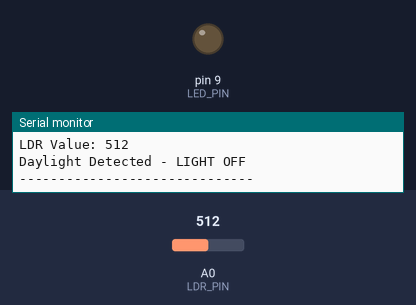
Bench run of a sketch on a simulated Arduino Uno, built with avr-gcc and run on an emulated ATmega328P. On the bench: output pins drawn as LEDs (lit = HIGH), the last lines printed to the serial monitor. The inputs (shaded band) are chosen by the test bench; at power-on: A0 (LDR_PIN) = 512.

Above: at 1.3 s.
1.4 s: A0 (LDR_PIN) set to 487
At 1.9 s:
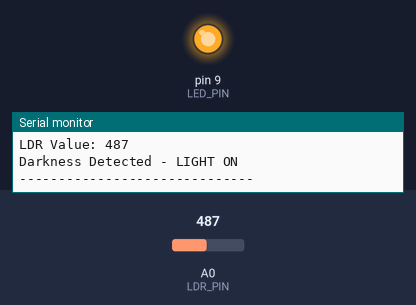
3.1 s: A0 (LDR_PIN) set to 510
At 4.3 s:
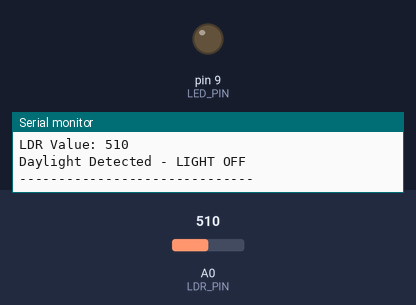
4.6 s: A0 (LDR_PIN) set to 490
At 6.1 s:
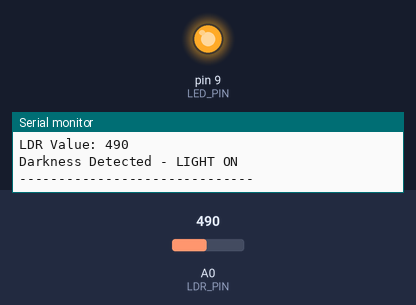
Timing chart, 0 to 7.6 s (numbered marks = the images above; inputs shaded):
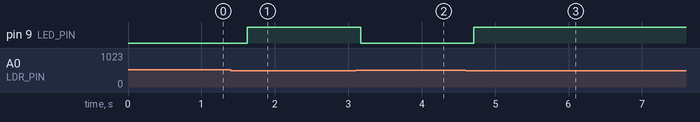

The sketch:

Automatic_Street_Light.ino
```cpp
/*
  Project Name : Automatic Street Light System
  Controller   : Arduino Uno
  Sensor       : LDR
  Developed By : Rajan Robotics

  Vision to Reality
*/

#define LDR_PIN A0
#define LED_PIN 9

// Adjust this threshold based on ambient light
#define LIGHT_THRESHOLD 500

int ldrValue = 0;

void setup()
{
  Serial.begin(9600);

  pinMode(LED_PIN, OUTPUT);

  digitalWrite(LED_PIN, LOW);

  Serial.println("RAJAN ROBOTICS");
  Serial.println("Automatic Street Light System");
  Serial.println("------------------------------");
}

void loop()
{
  // Read LDR analog value
  ldrValue = analogRead(LDR_PIN);

  Serial.print("LDR Value: ");
  Serial.println(ldrValue);

  // Switch ON LEDs in darkness
  if (ldrValue < LIGHT_THRESHOLD)
  {
    digitalWrite(LED_PIN, HIGH);
    Serial.println("Darkness Detected - LIGHT ON");
  }
  else
  {
    digitalWrite(LED_PIN, LOW);
    Serial.println("Daylight Detected - LIGHT OFF");
  }

  Serial.println("------------------------------");

  delay(500);
}
```

Measured:
- the behaviour switches between 500 and 499 on A0 (LDR_PIN) (found by bisection; images 0 and 1)
- after the input at 1.4 s, pin 9 (LED_PIN): LOW → HIGH after 0.23 s
- after the input at 3.1 s, pin 9 (LED_PIN): HIGH → LOW after 0.07 s
- after the input at 4.6 s, pin 9 (LED_PIN): LOW → HIGH after 0.11 s
